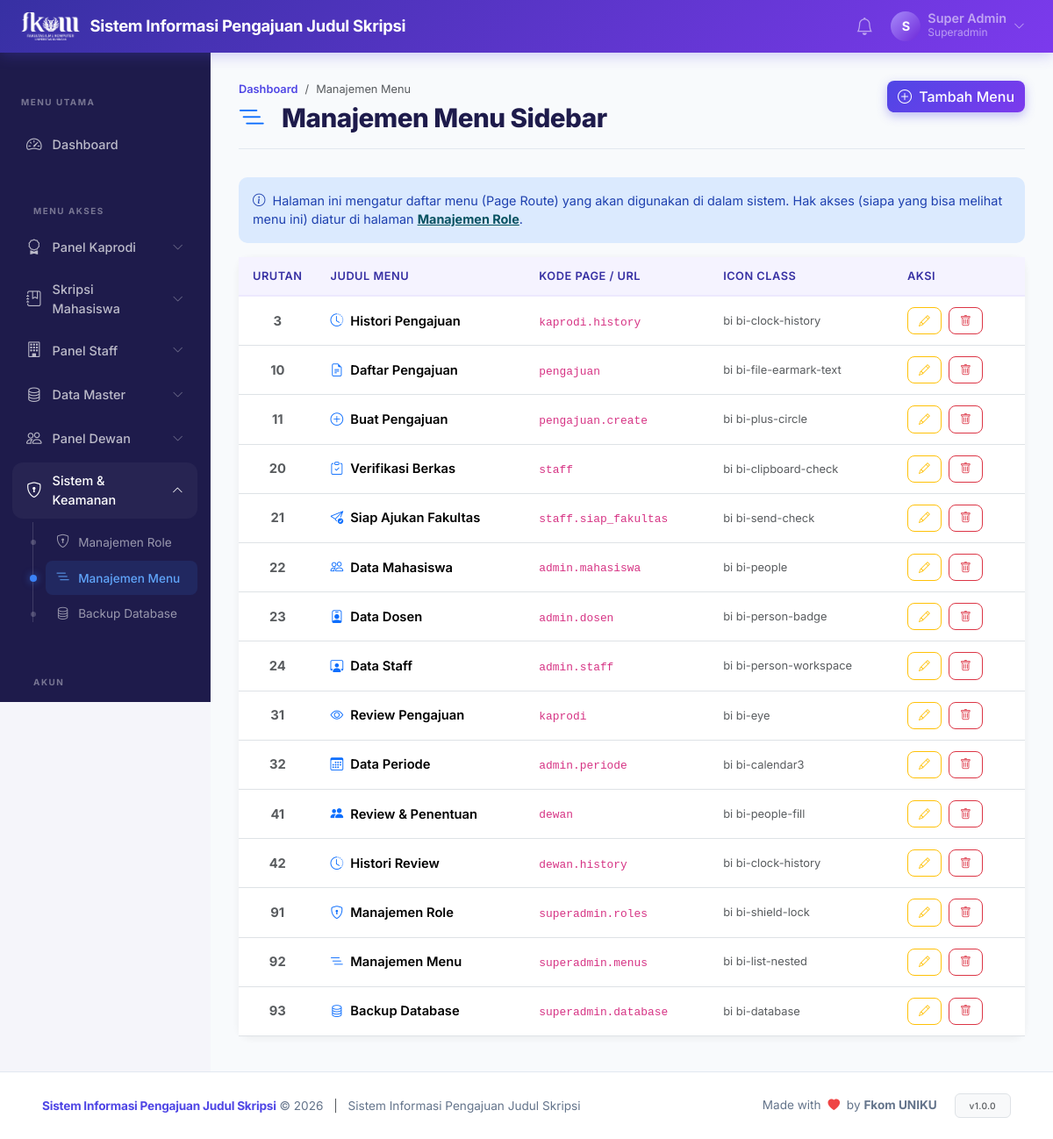
/?page=superadmin.menus (signed in), run on the app's committed database.
### tables this page shows
CREATE TABLE `menus` (
  `id` int unsigned NOT NULL AUTO_INCREMENT,
  `kode_page` varchar(100) NOT NULL,
  `judul` varchar(100) NOT NULL,
  `icon` varchar(50) DEFAULT NULL,
  `urutan` int NOT NULL DEFAULT '0',
  PRIMARY KEY (`id`),
  UNIQUE KEY `kode_page` (`kode_page`)
);

### controllers/SuperadminController.php (called while the page is built, shortened)
<?php
class SuperadminController {
    public function menus(): void {
        $db = getDB();
        $list = $db->query("SELECT * FROM menus ORDER BY urutan ASC")->fetchAll(PDO::FETCH_ASSOC);
        require BASE_PATH . '/views/superadmin/menus/index.php';
    }
}

### core/Helper.php (called while the page is built, shortened)
<?php
function e(mixed $value): string {
    return htmlspecialchars((string)$value, ENT_QUOTES | ENT_HTML5, 'UTF-8');
}
function get(string $key, mixed $default = ''): mixed {
    return $_GET[$key] ?? $default;
}

### views/superadmin/menus/index.php (the view, shortened to what this page needs)
<?php
require BASE_PATH . '/views/layouts/header.php';
?>
<div class="page-header d-flex justify-content-between align-items-start">
    <div>
        <nav aria-label="breadcrumb"><ol class="breadcrumb">
            <li class="breadcrumb-item"><a href="?page=dashboard">Dashboard</a></li>
            <li class="breadcrumb-item active">Manajemen Menu</li>
        </ol></nav>
        <h1><i class="bi bi-list-nested me-2 text-primary"></i>Manajemen Menu Sidebar</h1>
    </div>
    <button type="button" class="btn btn-primary" data-bs-toggle="modal" data-bs-target="#createModal">
        <i class="bi bi-plus-circle me-1"></i> Tambah Menu
    </button>
</div>
<div class="alert alert-info small">
    <i class="bi bi-info-circle me-1"></i> Halaman ini mengatur daftar menu (Page Route) yang akan digunakan di dalam sistem. Hak akses (siapa yang bisa melihat menu ini) diatur di halaman <a href="?page=superadmin.roles" class="alert-link">Manajemen Role</a>.
</div>
<div class="card">
    <div class="card-body p-0">
        <table class="table table-sititi mb-0">
            <thead>
                <tr>
                    <th style="width:80px">Urutan</th>
                    <th>Judul Menu</th>
                    <th>Kode Page / URL</th>
                    <th>Icon Class</th>
                    <th style="width:150px">Aksi</th>
                </tr>
            </thead>
            <tbody>
                <?php if (empty($list)): ?>
                <tr><td colspan="5" class="text-center py-4 text-muted">Belum ada data menu.</td></tr>
                <?php else: ?>
                <?php foreach ($list as $m): ?>
                <tr>
                    <td class="text-center fw-bold text-muted"><?= $m['urutan'] ?></td>
                    <td class="fw-semibold">
                        <i class="<?= e($m['icon']) ?> me-2 text-primary"></i><?= e($m['judul']) ?>
                    </td>
                    <td><code><?= e($m['kode_page']) ?></code></td>
                    <td class="small text-muted"><?= e($m['icon']) ?></td>
                    <td>
                        <button type="button" class="btn btn-sm btn-outline-warning me-1" data-bs-toggle="modal" data-bs-target="#editModal<?= $m['id'] ?>">
                            <i class="bi bi-pencil"></i>
                        </button>
                        <a href="?page=superadmin.menus.delete&id=<?= $m['id'] ?>" class="btn btn-sm btn-outline-danger" data-confirm="Yakin ingin menghapus menu ini? Ini dapat menyebabkan halaman tidak bisa diakses via sidebar.">
                            <i class="bi bi-trash"></i>
                        </a>
                    </td>
                </tr>
                <?php endforeach; ?>
                <?php endif; ?>
            </tbody>
        </table>
    </div>
</div>
<?php require BASE_PATH . '/views/layouts/footer.php'; ?>

### views/layouts/sidebar.php (shortened to what this page needs)
<?php
$role        = Auth::role();
$currentPage = get('page', 'dashboard');
?>
<aside class="sititi-sidebar" id="sidebar">
    <div class="sidebar-header">
        <span class="sidebar-label">MENU UTAMA</span>
    </div>
    <nav class="sidebar-nav">
        <a href="?page=dashboard"
           class="sidebar-item <?= str_starts_with($currentPage, 'dashboard') ? 'active' : '' ?>">
            <i class="bi bi-speedometer2"></i>
            <span>Dashboard</span>
        </a>
        <?php
        $db = getDB();
        if ($role === ROLE_SUPERADMIN) {
            $stmt = $db->query("SELECT * FROM menus ORDER BY urutan ASC");
            $menus = $stmt->fetchAll(PDO::FETCH_ASSOC);
        }
        if (!empty($menus)):
        ?>
        <div class="sidebar-header mt-3"><span class="sidebar-label">MENU AKSES</span></div>
        <?php
        $exactMatch = false;
        foreach ($menus as $m) {
            if ($currentPage === $m['kode_page']) {
                $exactMatch = $m['kode_page'];
                break;
            }
        }
        $tempGroups = [];
        foreach ($menus as $m) {
            $group = explode('.', $m['kode_page'])[0];
            $tempGroups[$group][] = $m;
        }
        $groupedMenus = ['single' => []];
        foreach ($tempGroups as $groupKey => $items) {
            if (count($items) > 1) {
                $groupedMenus[$groupKey] = $items;
            } else {
                $groupedMenus['single'][] = $items[0];
            }
        }
        $groupLabels = [
            'admin' => ['judul' => 'Data Master', 'icon' => 'bi-database'],
            'superadmin' => ['judul' => 'Sistem & Keamanan', 'icon' => 'bi-shield-lock'],
            'staff' => ['judul' => 'Panel Staff', 'icon' => 'bi-building'],
            'kaprodi' => ['judul' => 'Panel Kaprodi', 'icon' => 'bi-award'],
            'dewan' => ['judul' => 'Panel Dewan', 'icon' => 'bi-people'],
            'pengajuan' => ['judul' => 'Skripsi Mahasiswa', 'icon' => 'bi-journal-bookmark']
        ];
                ?>
                <?php
        $groupIdx = 0;
        foreach ($groupedMenus as $groupKey => $groupItems) {
            if ($groupKey === 'single') continue;
            $groupIdx++;
            $groupTitle = $groupLabels[$groupKey]['judul'] ?? ucfirst($groupKey);
            $groupIcon = $groupLabels[$groupKey]['icon'] ?? 'bi-folder';
            $isGroupActive = false;
            foreach ($groupItems as $m) {
                if ($exactMatch) {
                    if ($currentPage === $m['kode_page']) $isGroupActive = true;
                } else {
                    if (($currentPage === $m['kode_page']) || (str_starts_with($currentPage, $m['kode_page'].'.'))) $isGroupActive = true;
                }
            }
            ?>
            <div class="sidebar-dropdown">
                <a href="#submenu-<?= $groupIdx ?>" data-bs-toggle="collapse" class="sidebar-item sidebar-dropdown-toggle <?= $isGroupActive ? '' : 'collapsed' ?>" aria-expanded="<?= $isGroupActive ? 'true' : 'false' ?>">
                    <i class="<?= $groupIcon ?>"></i>
                    <span><?= $groupTitle ?></span>
                    <i class="bi bi-chevron-down ms-auto toggle-icon"></i>
                </a>
                <div class="collapse <?= $isGroupActive ? 'show' : '' ?>" id="submenu-<?= $groupIdx ?>">
                    <div class="sidebar-submenu">
                        <?php foreach ($groupItems as $m):
                            if ($exactMatch) {
                                $isActive = ($currentPage === $m['kode_page']);
                            } else {
                                $isActive = ($currentPage === $m['kode_page']) || (str_starts_with($currentPage, $m['kode_page'].'.'));
                            }
                        ?>
                        <a href="?page=<?= $m['kode_page'] ?>" class="submenu-item <?= $isActive ? 'active' : '' ?>">
                            <i class="<?= e($m['icon']) ?>"></i>
                            <span><?= e($m['judul']) ?></span>
                        </a>
                        <?php endforeach; ?>
                    </div>
                </div>
            </div>
            <?php
        }
        ?>
        <?php endif; ?>
        <div class="sidebar-header mt-3"><span class="sidebar-label">AKUN</span></div>
        <a href="?page=profil"
           class="sidebar-item <?= $currentPage === 'profil' ? 'active' : '' ?>">
        </a>
    </nav>
</aside>

### assets/css/style.css (style rules this page uses)
:root { --primary: #4f46e5; --primary-dark: #3730a3; --primary-light: #ede9fe; --secondary: #7c3aed; --success: #059669; --warning: #d97706; --danger: #dc2626; --info: #0284c7; --sidebar-bg: #1e1b4b; --sidebar-w: 240px; --navbar-h: 60px; --body-bg: #f5f5fa; --card-r: 14px; --shadow-sm: 0 2px 8px rgba(0, 0, 0, .06); --shadow-md: 0 4px 20px rgba(0, 0, 0, .10); --shadow-lg: 0 8px 40px rgba(0, 0, 0, .14); --ease: all .2s ease; }
*, *::before, *::after { box-sizing: border-box }
body { font-family: 'Inter', sans-serif; background: var(--body-bg); color: #1e1b4b; min-height: 100vh; font-size: .92rem }
.sititi-sidebar { width: var(--sidebar-w); min-height: calc(100vh - var(--navbar-h)); background: var(--sidebar-bg); padding: 20px 0; flex-shrink: 0; position: sticky; top: var(--navbar-h); height: calc(100vh - var(--navbar-h)); overflow-y: auto; transition: transform 0.3s cubic-bezier(0.4, 0, 0.2, 1); z-index: 1030; border-right: 1px solid rgba(255, 255, 255, 0.05); }
.sidebar-header { padding: 24px 24px 8px; }
.sidebar-label { font-size: 0.62rem; font-weight: 700; letter-spacing: 1.5px; color: rgba(255, 255, 255, 0.4); text-transform: uppercase; }
.sidebar-nav { padding: 8px 14px; }
.sidebar-item { display: flex; align-items: center; gap: 12px; padding: 10px 16px; color: rgba(255, 255, 255, 0.7); text-decoration: none; border-radius: 12px; margin-bottom: 4px; font-size: 0.9rem; font-weight: 500; transition: all 0.2s ease; }
.sidebar-item i { font-size: 1.1rem; flex-shrink: 0; }
.sidebar-dropdown { margin-bottom: 4px; }
.sidebar-dropdown-toggle[aria-expanded="true"] { background: rgba(255, 255, 255, 0.04); color: #fff; }
.sidebar-dropdown-toggle .toggle-icon { font-size: 0.8rem; transition: transform 0.3s cubic-bezier(0.4, 0, 0.2, 1); opacity: 0.5; }
.sidebar-dropdown-toggle[aria-expanded="true"] .toggle-icon { transform: rotate(-180deg); opacity: 1; }
.sidebar-submenu { padding: 4px 0 4px 38px; position: relative; margin-top: 2px; }
.sidebar-submenu::before { content: ''; position: absolute; left: 23px; top: 0; bottom: 16px; width: 1px; background: rgba(255, 255, 255, 0.15); }
.submenu-item { display: flex; align-items: center; gap: 10px; padding: 8px 16px 8px 12px; color: rgba(255, 255, 255, 0.55); text-decoration: none; font-size: 0.85rem; border-radius: 8px; transition: all 0.2s ease; position: relative; margin-bottom: 2px; }
.submenu-item i { font-size: 0.95rem; }
.submenu-item.active { color: #60a5fa; font-weight: 500; background: rgba(59, 130, 246, 0.12); }
.submenu-item.active i { color: #60a5fa; }
.submenu-item::before { content: ''; position: absolute; left: -17.5px; top: 50%; transform: translateY(-50%); width: 6px; height: 6px; border-radius: 50%; background: rgba(255, 255, 255, 0.2); transition: all 0.2s ease; z-index: 2; }
.submenu-item.active::before { background: #3b82f6; box-shadow: 0 0 8px rgba(59, 130, 246, 0.6); width: 8px; height: 8px; left: -18.5px; }
.page-header { margin-bottom: 32px; position: relative; padding-bottom: 16px; border-bottom: 1px solid #e2e8f0; display: flex; justify-content: space-between; align-items: center; flex-wrap: wrap; gap: 15px; }
.breadcrumb { font-size: 0.8rem; margin-bottom: 6px; }
.breadcrumb-item a { color: var(--primary); text-decoration: none; font-weight: 600; }
.page-header h1 { font-size: 1.85rem; font-weight: 800; color: var(--secondary-color); margin: 0; letter-spacing: -0.5px; display: flex; align-items: center; gap: 12px; }
.page-header h1 i { color: var(--primary); }
.card { border: none; border-radius: var(--card-r); box-shadow: var(--shadow-sm); transition: var(--ease); background: #fff }
.table-sititi thead th { background: #f5f3ff; color: var(--primary-dark); font-weight: 600; font-size: .8rem; text-transform: uppercase; letter-spacing: .5px; border-bottom: 2px solid #ede9fe; padding: 12px 16px }
.table-sititi tbody td { padding: 12px 16px; vertical-align: middle }
.table-sititi tbody tr { transition: var(--ease) }
.btn { border-radius: 8px; font-weight: 500; transition: var(--ease) }
.btn-primary { background: linear-gradient(135deg, var(--primary), var(--secondary)); border: none; box-shadow: 0 4px 12px rgba(79, 70, 229, .35) }
.btn-sm { font-size: .8rem; padding: 5px 12px }
.alert { border: none; border-radius: 10px; font-size: .9rem }
.alert-info { background: #dbeafe; color: #1e40af }

### data on the page
menus: judul "Manajemen Role", urutan "91", kode_page "superadmin.roles", icon "bi bi-shield-lock"
menus: judul "Manajemen Menu", urutan "92", kode_page "superadmin.menus", icon "bi bi-list-nested"
menus: judul "Backup Database", urutan "93", kode_page "superadmin.database", icon "bi bi-database"
menus: urutan "3", judul "Histori Pengajuan", kode_page "kaprodi.history", icon "bi bi-clock-history"
menus: urutan "10", judul "Daftar Pengajuan", kode_page "pengajuan", icon "bi bi-file-earmark-text"
menus: urutan "11", judul "Buat Pengajuan", kode_page "pengajuan.create", icon "bi bi-plus-circle"
menus: urutan "20", judul "Verifikasi Berkas", kode_page "staff", icon "bi bi-clipboard-check"
menus: urutan "21", judul "Siap Ajukan Fakultas", kode_page "staff.siap_fakultas", icon "bi bi-send-check"
menus: urutan "22", judul "Data Mahasiswa", kode_page "admin.mahasiswa", icon "bi bi-people"
menus: urutan "23", judul "Data Dosen", kode_page "admin.dosen", icon "bi bi-person-badge"
menus: urutan "24", judul "Data Staff", kode_page "admin.staff", icon "bi bi-person-workspace"
menus: urutan "31", judul "Review Pengajuan", kode_page "kaprodi", icon "bi bi-eye"
menus: urutan "32", judul "Data Periode", kode_page "admin.periode", icon "bi bi-calendar3"
menus: urutan "41", judul "Review & Penentuan", kode_page "dewan", icon "bi bi-people-fill"
menus: urutan "42", judul "Histori Review", kode_page "dewan.history", icon "bi bi-clock-history"

### other printed values
APP_NAME "Sistem Informasi Pengajuan Judul Skripsi"
substr(Auth::user()['nama'], 0, 1) "S"
truncate(Auth::user()['nama'], 20) "Super Admin"
Auth::role() "Superadmin"
$groupTitle "Panel Kaprodi"
$groupTitle "Skripsi Mahasiswa"
$groupTitle "Panel Staff"
$groupTitle "Data Master"
$groupTitle "Panel Dewan"
$groupTitle "Sistem & Keamanan"
APP_FULL_NAME "Sistem Informasi Pengajuan Judul Skripsi"
APP_VERSION "1.0.0"
